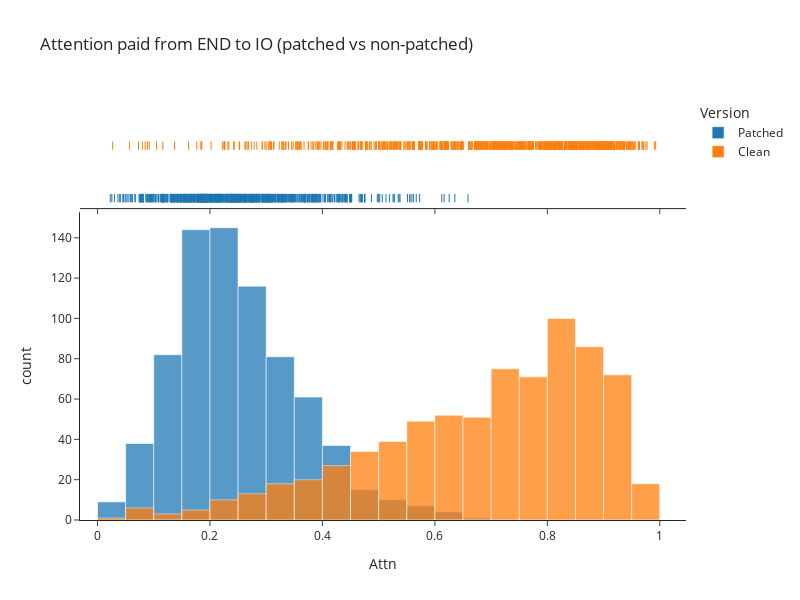

Here is the notebook cell this chart was saved with:
### Markdown cell above
From eyeballing, first 5 seem to basically hold up - attention probability from `end` to `IO` is high in the clean case, but when you Q-patch it decreases a lot (it doesn't for K or V-patching).

Now let's get more quantitative - I'll calculate the decreases in attention probability from `end` to `IO` over all sequences in our dataset. I'll do this over a bunch of datasets.

### Code cell
NEG_NMH = (10, 7)
NAME_MOVER_HEADS = [(9, 6), (9, 9), (10, 10)]


def get_io_attn_change_for_nmh(
    patched_cache: ActivationCache,
    ioi_dataset: IOIDataset,
    ioi_cache: ActivationCache,
    neg_nmh = NEG_NMH,
) -> Float[Tensor, "batch"]:
    layer, head = neg_nmh
    attn_pattern_patched = patched_cache["pattern", layer][:, head]
    attn_pattern_clean = ioi_cache["pattern", layer][:, head]
    # both are (batch, seq_Q, seq_K), and I want all the "end -> IO" attention probs

    N = ioi_dataset.toks.size(0)
    io_seq_pos = ioi_dataset.word_idx["IO"]
    end_seq_pos = ioi_dataset.word_idx["end"]
    
    return attn_pattern_patched[range(N), end_seq_pos, io_seq_pos], attn_pattern_clean[range(N), end_seq_pos, io_seq_pos]


results_patched = []
results_clean = []

for seed in tqdm(range(50)):

    ioi_dataset, abc_dataset, ioi_cache, abc_cache, ioi_metric = generate_data_and_caches(15, seed=seed)

    result_patched, result_clean = path_patch(
        model,
        orig_input=ioi_dataset.toks,
        new_input=abc_dataset.toks,
        sender_components=[Component("z", layer, head=head) for layer, head in NAME_MOVER_HEADS], # Output of all name mover heads
        receiver_components=Component("q", NEG_NMH[0], head=NEG_NMH[1]), # To query input of negative name mover head
        patching_metric=functools.partial(get_io_attn_change_for_nmh, ioi_dataset=ioi_dataset, ioi_cache=ioi_cache),
        apply_metric_to_cache=True,
    )
    results_patched.extend(result_patched.tolist())
    results_clean.extend(result_clean.tolist())

    t.cuda.empty_cache()


hist(
    [results_patched, results_clean],
    labels={"variable": "Version", "value": "Attn"},
    title="Attention paid from END to IO (patched vs non-patched)",
    names=["Patched", "Clean"],
    width=800, 
    height=600,
    opacity=0.75,
    marginal="box",
    template="simple_white"
)

### Figure 1 — Plotly figure (JSON) as saved in the notebook; plotly's stock layout.template omitted (floating-point values rounded to 4 significant figures; data arrays with more than 128 entries replaced by an {"elided": "..."} marker saying what was removed)
{"data": [{"alignmentgroup": "True", "bingroup": "x", "hovertemplate": "Version=wide_variable_0<br>Attn=%{x}<br>count=%{y}<extra></extra>", "legendgroup": "wide_variable_0", "marker": {"color": "#1F77B4", "opacity": 0.75, "pattern": {"shape": ""}}, "name": "Patched", "offsetgroup": "wide_variable_0", "orientation": "v", "showlegend": true, "type": "histogram", "x": {"elided": "750 float values"}, "xaxis": "x", "yaxis": "y"}, {"alignmentgroup": "True", "boxpoints": "all", "fillcolor": "rgba(255,255,255,0)", "hoveron": "points", "hovertemplate": "Version=wide_variable_0<br>Attn=%{x}<extra></extra>", "jitter": 0, "legendgroup": "wide_variable_0", "line": {"color": "rgba(255,255,255,0)"}, "marker": {"color": "#1F77B4", "symbol": "line-ns-open"}, "name": "Patched", "offsetgroup": "wide_variable_0", "showlegend": false, "type": "box", "x": {"elided": "750 float values"}, "xaxis": "x2", "yaxis": "y2"}, {"alignmentgroup": "True", "bingroup": "x", "hovertemplate": "Version=wide_variable_1<br>Attn=%{x}<br>count=%{y}<extra></extra>", "legendgroup": "wide_variable_1", "marker": {"color": "#FF7F0E", "opacity": 0.75, "pattern": {"shape": ""}}, "name": "Clean", "offsetgroup": "wide_variable_1", "orientation": "v", "showlegend": true, "type": "histogram", "x": {"elided": "750 float values"}, "xaxis": "x", "yaxis": "y"}, {"alignmentgroup": "True", "boxpoints": "all", "fillcolor": "rgba(255,255,255,0)", "hoveron": "points", "hovertemplate": "Version=wide_variable_1<br>Attn=%{x}<extra></extra>", "jitter": 0, "legendgroup": "wide_variable_1", "line": {"color": "rgba(255,255,255,0)"}, "marker": {"color": "#FF7F0E", "symbol": "line-ns-open"}, "name": "Clean", "offsetgroup": "wide_variable_1", "showlegend": false, "type": "box", "x": {"elided": "750 float values"}, "xaxis": "x2", "yaxis": "y2"}], "layout": {"bargap": 0, "barmode": "overlay", "height": 600, "legend": {"title": {"text": "Version"}, "tracegroupgap": 0}, "title": {"text": "Attention paid from END to IO (patched vs non-patched)"}, "width": 800, "xaxis": {"anchor": "y", "domain": [0, 1], "title": {"text": "Attn"}}, "xaxis2": {"anchor": "y2", "domain": [0, 1], "matches": "x", "showticklabels": false}, "yaxis": {"anchor": "x", "domain": [0, 0.7326], "title": {"text": "count"}}, "yaxis2": {"anchor": "x2", "domain": [0.7426, 1], "matches": "y2", "showline": false, "showticklabels": false, "ticks": ""}}}
